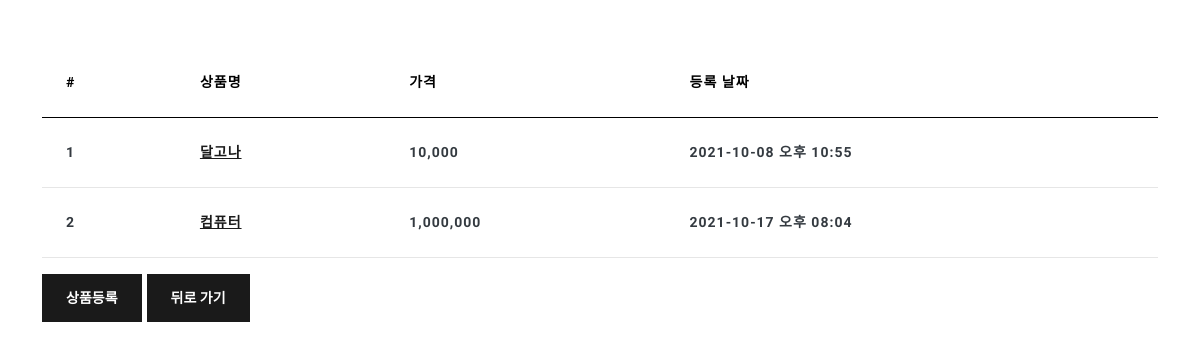
/product/, run on an earlier commit of the app's database.
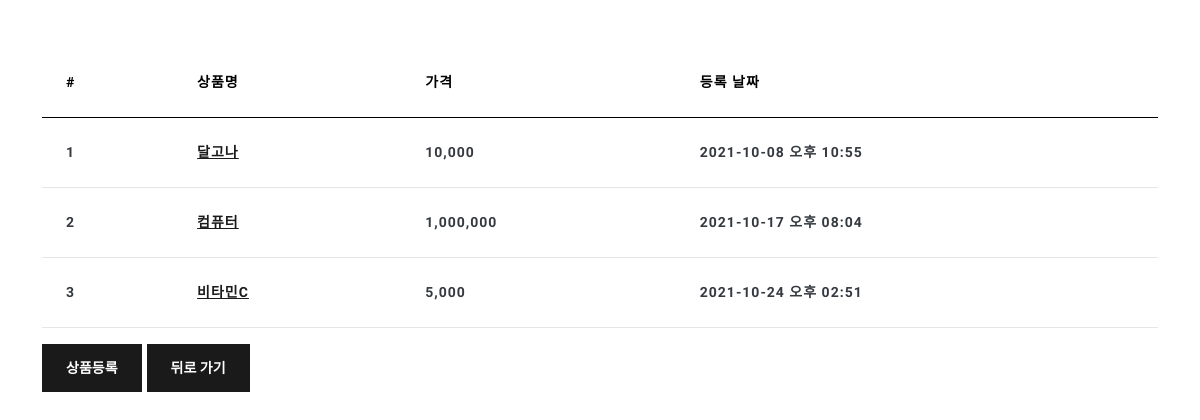
And on a later commit of the database.
### product/models.py (models this page shows, shortened)
class Product(models.Model):
    name = models.CharField(max_length=256, verbose_name='상품명')
    price = models.IntegerField(verbose_name='상품가격')
    description = models.TextField(verbose_name='상품설명')
    stock = models.IntegerField(verbose_name='재고')
    register_date = models.DateTimeField(auto_now_add=True, verbose_name='등록시간')
    class Meta:
        db_table = 'data_product'
        verbose_name = '상품'
        verbose_name_plural = '상품'

### product/views.py (the view)
# urls.py: path('', ProductList.as_view()),
class ProductList(ListView):
    model = Product
    template_name = 'product.html'

### product/templates/product.html
{% extends "base.html" %}
{% load humanize %}
{% block contents %}
<div class="row mt-5">
    <div class="col-12">
        <table class="table table-light">
            <thead class="thead-light">
                <tr>
                    <th scope="col">#</th>
                    <th scope="col">상품명</th>
                    <th scope="col">가격</th>
                    <th scope="col">등록 날짜</th>
                </tr>
            </thead>
            <tbody class="text-dark">
                {% for product in product_list %}
                <tr>
                    <th scope="row">{{ product.id }}</th>
                    <th><a href="/product/{{ product.id }}">{{ product.name }}</a></th>
                    <th>{{ product.price|intcomma }}</th>
                    <th>{{ product.register_date|date:'Y-m-d A h:i' }}</th>
                </tr>
                {% endfor %}
            </tbody>
        </table>
    </div>
    <div class="col-12">
        <button type="button" class="btn btn-primary" onclick="location.href='/product/create'">상품등록</button>
        <button type="button" class="btn btn-primary" onclick="history.back()">뒤로 가기</button>
    </div>
</div>
{% endblock %}

### user/templates/base.html (shortened to what this page needs)
<!DOCTYPE HTML>
<html>
    <head>
        <link href="/static/bootstrap.min.css" rel="stylesheet">
    </head>
    <body>
        <div class="container">
            {% block contents %}
            {% endblock %}
        </div>
    </body>
</html>

What changed in the data, as far as the page shows it:
added Product: id "3", name "비타민C", price "5,000", register_date "2021-10-24 오후 02:51"
